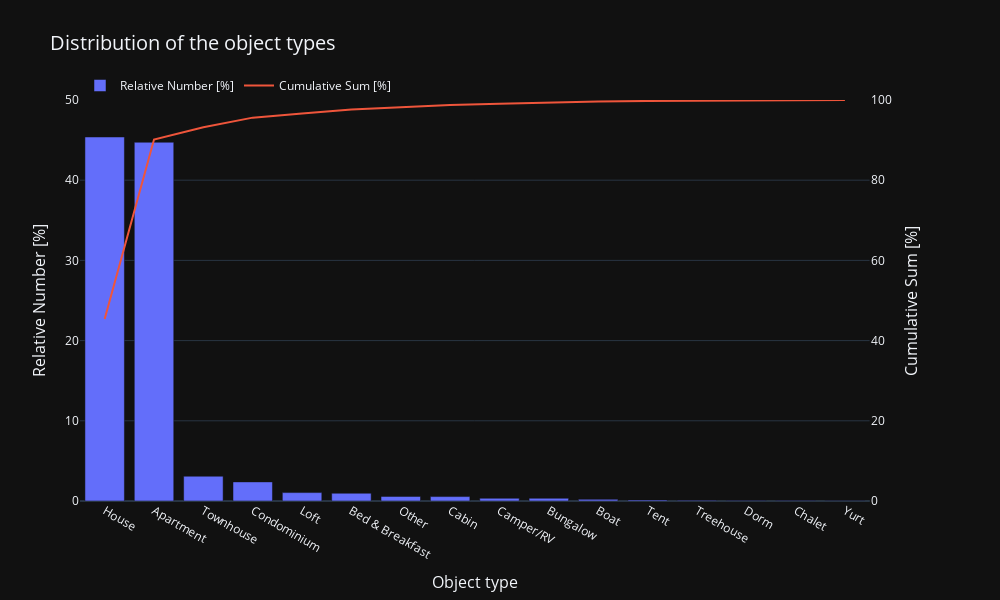

The notebook cell this image was saved under:
### Code cell
df_list_prop = df_list.property_type.value_counts().reset_index()
df_list_prop['rel']  = df_list_prop['count'] / len(df_list) * 100
df_list_prop['rel_cumsum'] = df_list_prop['rel'].cumsum()


fig = make_subplots(specs=[[{"secondary_y": True}]])

fig.add_trace(go.Bar(x=df_list_prop['property_type'], y=df_list_prop['rel'], 
                     name = 'Relative Number [%]'
             ))

fig.add_trace(go.Scatter(x=df_list_prop['property_type'], y=df_list_prop['rel_cumsum'],
                        name = 'Cumulative Sum [%]',
                        mode = 'lines'),
                        secondary_y=True)


fig.update_layout(
    title='Distribution of the object types',
    title_font = {"size": 20},
    xaxis_title = 'Object type',
    template='plotly_dark',
    hovermode = 'x',
    width = 1000,
    height = 600,
    yaxis = dict(
        title=dict(text="Relative Number [%]"),
        side="left",
        range=[0, 50]),
    yaxis2 = dict(
        title=dict(text="Cumulative Sum [%]"),
        side="right",
        range=[0, 100],
        overlaying="y",
        tickmode="sync")
)

fig.update_yaxes(
    title_font = {"size": 16},
    tickfont = {"size": 12}
    )

fig.update_xaxes(
    title_font = {"size": 16},
    tickfont = {"size": 12}
    )

fig.update_layout(legend=dict(
    orientation="h",
    yanchor="bottom",
    y=1,
    xanchor="left",
    x=0
    ))



fig.show()

### Figure 1 — Plotly figure (JSON) as saved in the notebook; plotly's stock layout.template omitted (floating-point values rounded to 4 significant figures)
{"data": [{"name": "Relative Number [%]", "type": "bar", "x": ["House", "Apartment", "Townhouse", "Condominium", "Loft", "Bed & Breakfast", "Other", "Cabin", "Camper/RV", "Bungalow", "Boat", "Tent", "Treehouse", "Dorm", "Chalet", "Yurt"], "y": [45.39, 44.74, 3.091, 2.383, 1.048, 0.9691, 0.5762, 0.55, 0.3405, 0.3405, 0.2095, 0.131, 0.07858, 0.05238, 0.05238, 0.02619]}, {"mode": "lines", "name": "Cumulative Sum [%]", "type": "scatter", "x": ["House", "Apartment", "Townhouse", "Condominium", "Loft", "Bed & Breakfast", "Other", "Cabin", "Camper/RV", "Bungalow", "Boat", "Tent", "Treehouse", "Dorm", "Chalet", "Yurt"], "xaxis": "x", "y": [45.39, 90.13, 93.22, 95.6, 96.65, 97.62, 98.19, 98.74, 99.08, 99.42, 99.63, 99.76, 99.84, 99.9, 99.95, 99.97], "yaxis": "y2"}], "layout": {"height": 600, "hovermode": "x", "legend": {"orientation": "h", "x": 0, "xanchor": "left", "y": 1, "yanchor": "bottom"}, "title": {"font": {"size": 20}, "text": "Distribution of the object types"}, "width": 1000, "xaxis": {"anchor": "y", "domain": [0, 0.94], "tickfont": {"size": 12}, "title": {"font": {"size": 16}, "text": "Object type"}}, "yaxis": {"anchor": "x", "domain": [0, 1], "range": [0, 50], "side": "left", "tickfont": {"size": 12}, "title": {"font": {"size": 16}, "text": "Relative Number [%]"}}, "yaxis2": {"anchor": "x", "overlaying": "y", "range": [0, 100], "side": "right", "tickfont": {"size": 12}, "tickmode": "sync", "title": {"font": {"size": 16}, "text": "Cumulative Sum [%]"}}}}
